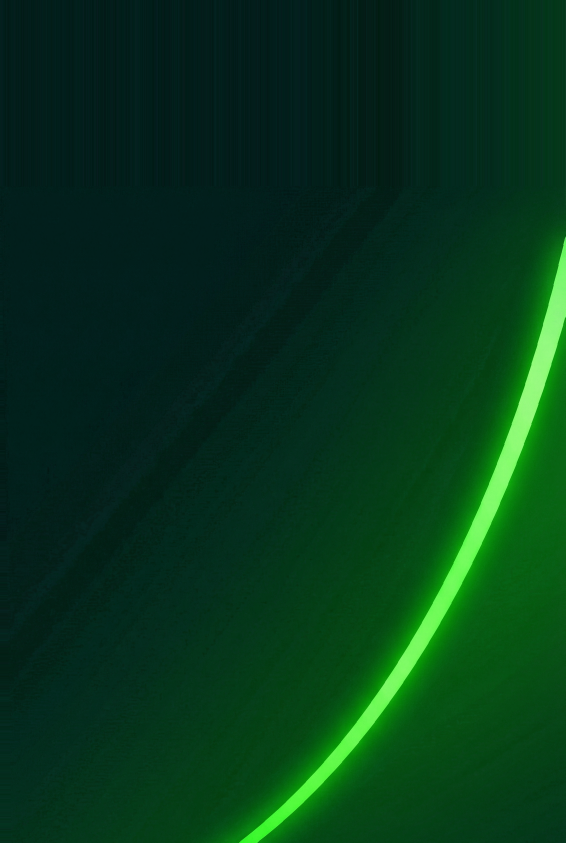
#> input picture libro/intro-matematicas-actuariales/portada-actuariales-diagonal-verde.png, 1696 x 2528 px (shown at 1/3 size)
$ python componer_portada.py
#> lines starting #> are read from the running program, lines starting #| are printed output that depends on the picture
# -*- coding: utf-8 -*-
"""Componer portada Actuariales: fondo verde + logo CVEA horizontal + Ediciones CVEA + título + subtítulo.
   Misma tipografía que Financieras: Arial para todo el texto."""
from pathlib import Path

try:
    from PIL import Image, ImageDraw, ImageFont
except ImportError:
    import subprocess
    subprocess.check_call(["pip", "install", "Pillow", "-q"])
    from PIL import Image, ImageDraw, ImageFont

DIR = Path(__file__).resolve().parent
BASE_PATHS = [
    DIR / "portada-actuariales-diagonal-verde.png",  # Diagonal inferior izq → superior der, tonos verdes
    DIR / "portada-actuariales-solo-fondo.png",
    DIR / "portada-actuariales-fondo-sin-logo.png",
    DIR / "portada-actuariales-propuesta.png",
]
OUT_PATH = DIR / "portada-final.png"

# Mismo tamaño de salida que Financieras (alta resolución)
TARGET_W = 2550
TARGET_H = 3600

LOGO_PATHS = [
    DIR / "assets" / "logos" / "Logo-CVEA-horizontal-grande-letrasblancas.png",
    DIR.parent.parent / "assets" / "logos" / "Logo-CVEA-horizontal-grande-letrasblancas.png",
    DIR.parent.parent / "Referencias" / "Logos" / "Logo-CVEA-horizontal-grande-letrasblancas.png",
    Path(r"C:\Users\Angel\cvea-platform\assets\logos\Logo-CVEA-horizontal-grande-letrasblancas.png"),
]

LOGO_WIDTH_RATIO = 0.68
MARGIN_RATIO = 0.055
EDICIONES_GAP_RATIO = 0.022


def resize_cover_fill(img, target_w, target_h):
    """Redimensiona la imagen para cubrir todo el recuadro (como en Financieras)."""
#> called with target_w = 2550, target_h = 3600
    iw, ih = img.size
#> iw = 1696; ih = 2528
    scale = max(target_w / iw, target_h / ih)
#> scale = 1.5
    new_w = int(iw * scale + 0.5)
#> new_w = 2550
    new_h = int(ih * scale + 0.5)
#> new_h = 3801
    resized = img.resize((new_w, new_h), Image.Resampling.LANCZOS)
    x = (new_w - target_w) // 2
#> x = 0
    y = (new_h - target_h) // 2
#> y = 100
    return resized.crop((x, y, x + target_w, y + target_h))
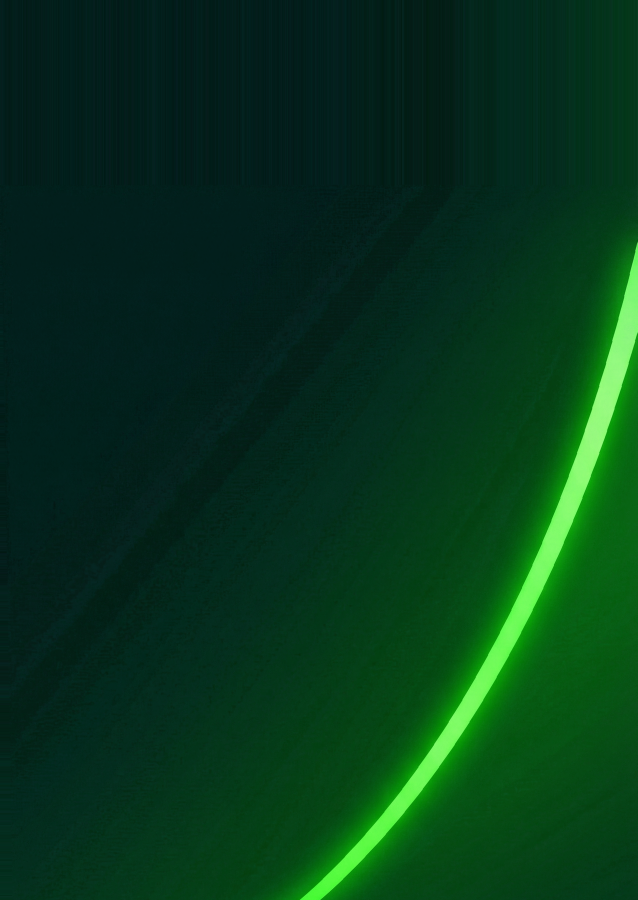
#> returned value: PIL image 2550x3600 RGBA (shown at 1/4 size); mean R, G, B, A 6.2, 55.2, 26.5, 255


def main():
    raw = None
    for p in BASE_PATHS:
        if p.exists():
            raw = Image.open(p).convert("RGBA")
            break
    if raw is None:
        raise FileNotFoundError("No se encontró imagen de fondo. Ejecuta desde la carpeta del libro.")
    base = resize_cover_fill(raw, TARGET_W, TARGET_H)
    w, h = TARGET_W, TARGET_H

    logo_path = None
    for p in LOGO_PATHS:
        if p.exists():
            logo_path = p
            break
    if not logo_path:
#> (the run stopped early here; a loop or call above may not have finished)
